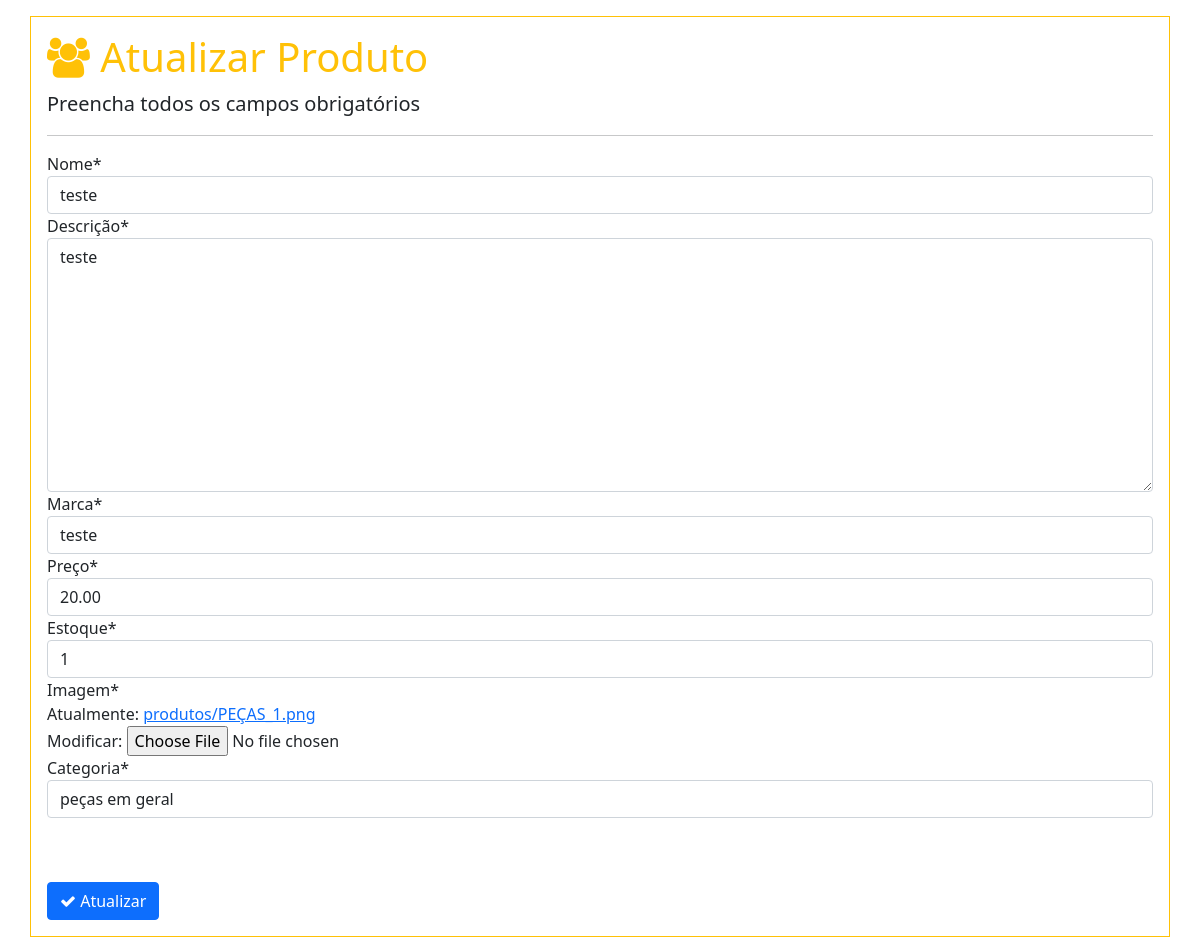
/editar/produto/7/ (signed in), run on an earlier commit of the app's database.
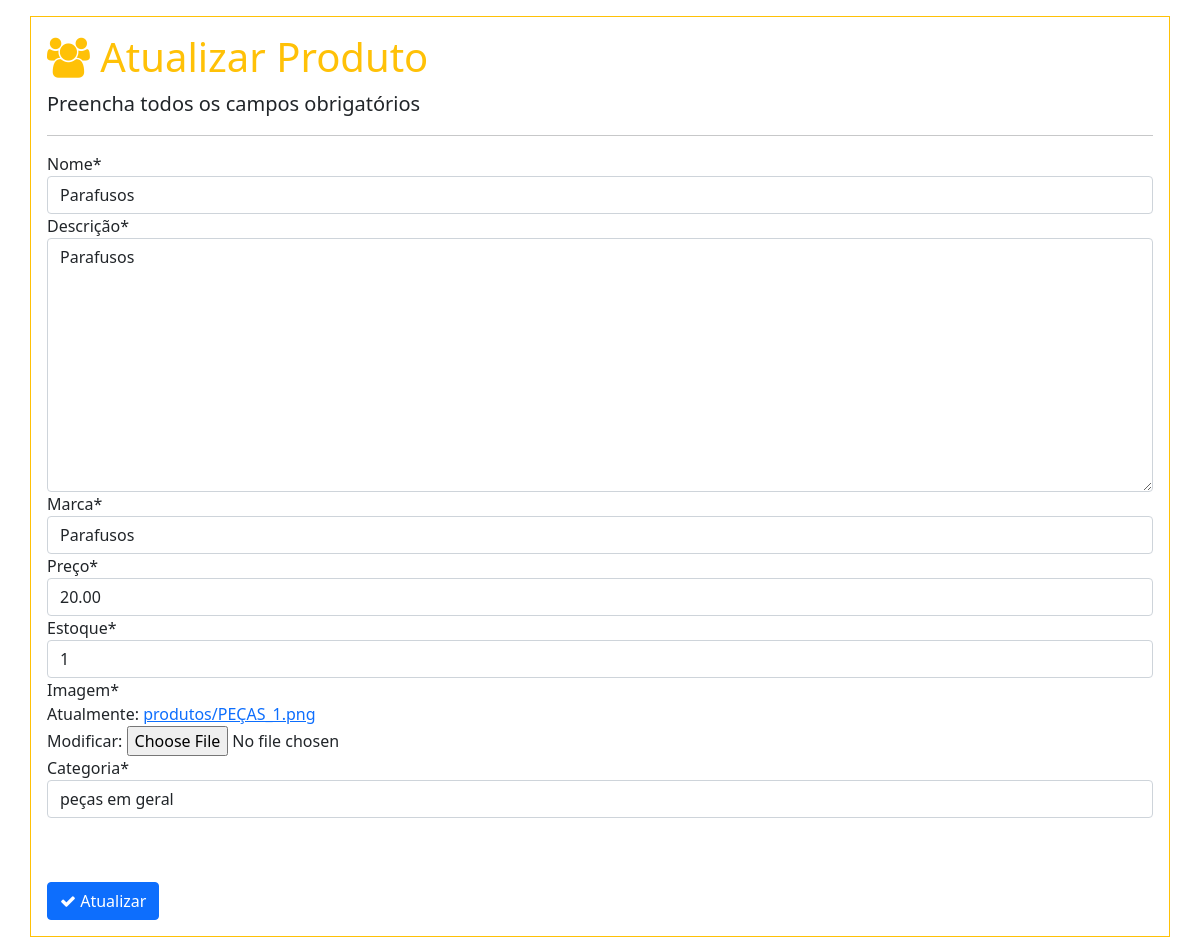
And on a later commit of the database.
### aplicacao/models.py (models this page shows, shortened)
class Base(models.Model):
    criado = models.DateField(verbose_name='Data de Criação', auto_now_add=True)
    modificado = models.DateField(verbose_name='Data de Modificação', auto_now=True)
    ativo = models.BooleanField(default=True)
    class Meta:
        abstract = True

class Produto(Base):
    nome = models.CharField(max_length=100)
    descricao = models.TextField(verbose_name='Descrição')
    marca = models.CharField(max_length=100)
    preco = models.DecimalField(verbose_name='Preço', max_digits=8, decimal_places=2)
    estoque = models.IntegerField()
    imagem = models.ImageField(upload_to='produtos')
    slug = models.SlugField(max_length=255, unique=True, blank=True)
    categoria = models.ForeignKey(Categoria, on_delete=models.CASCADE)

class Categoria(Base):
    nome = models.CharField(max_length=100)
    def __str__(self):
        return self.nome

### aplicacao/views.py (the view)
# urls.py: path('editar/produto/<int:pk>/', ProdutoUpdateView.as_view(), name='produto-update'),
class ProdutoUpdateView(CustomGroupRequiredMixin, LoginRequiredMixin, UpdateView):
    group_required = u"administradores"
    model = Produto
    fields = ['nome', 'descricao', 'marca', 'preco', 'estoque', 'imagem', 'categoria']
    template_name = 'aplicacao/form.html'
    success_url = reverse_lazy('listagem-produto')
    def get_context_data(self, *args, **kwargs):
        context = super().get_context_data(*args, **kwargs)
        context['iconetitulo'] = '<i class="fa fa-group" aria-hidden="true"></i>'
        context['titulo'] = "Atualizar Produto"
        context['icon'] = '<i class="fa fa-check" aria-hidden="true"></i>'
        context['cadastrar'] = 'Atualizar'
        return context

### aplicacao/views.py (called while the page is built)
    def dispatch(self, request, *args, **kwargs):
        if self.request.user.is_authenticated and not (
            self.request.user.is_superuser):
            raise PermissionDenied
        return super().dispatch(request, *args, **kwargs)

### aplicacao/templates/aplicacao/form.html (shortened to what this page needs)
{% extends 'paginas/base.html' %}
{% load static %}
{% load crispy_forms_tags%}
{% block conteudo %}
<div class="container p-3 my-3 border border-warning">
    <h1 class="text-warning">{% autoescape off %} {{iconetitulo}} {{titulo}}{% endautoescape %}</h1>
    <p class="lead">Preencha todos os campos obrigatórios</p>
    <hr>
    <form action="" method="POST">
        {{ form|crispy }}
        <br>
        <br>
        <button type="submit" class="btn btn-primary mt-3">{% autoescape off %}{{icon}} {{cadastrar}} {%endautoescape%}</button>
    </form>
</div>
{% endblock %}

What changed in the data, as far as the page shows it:
changed Produto "peças em geral": nome "teste" → "Parafusos"; descricao "teste" → "Parafusos"; marca "teste" → "Parafusos"
